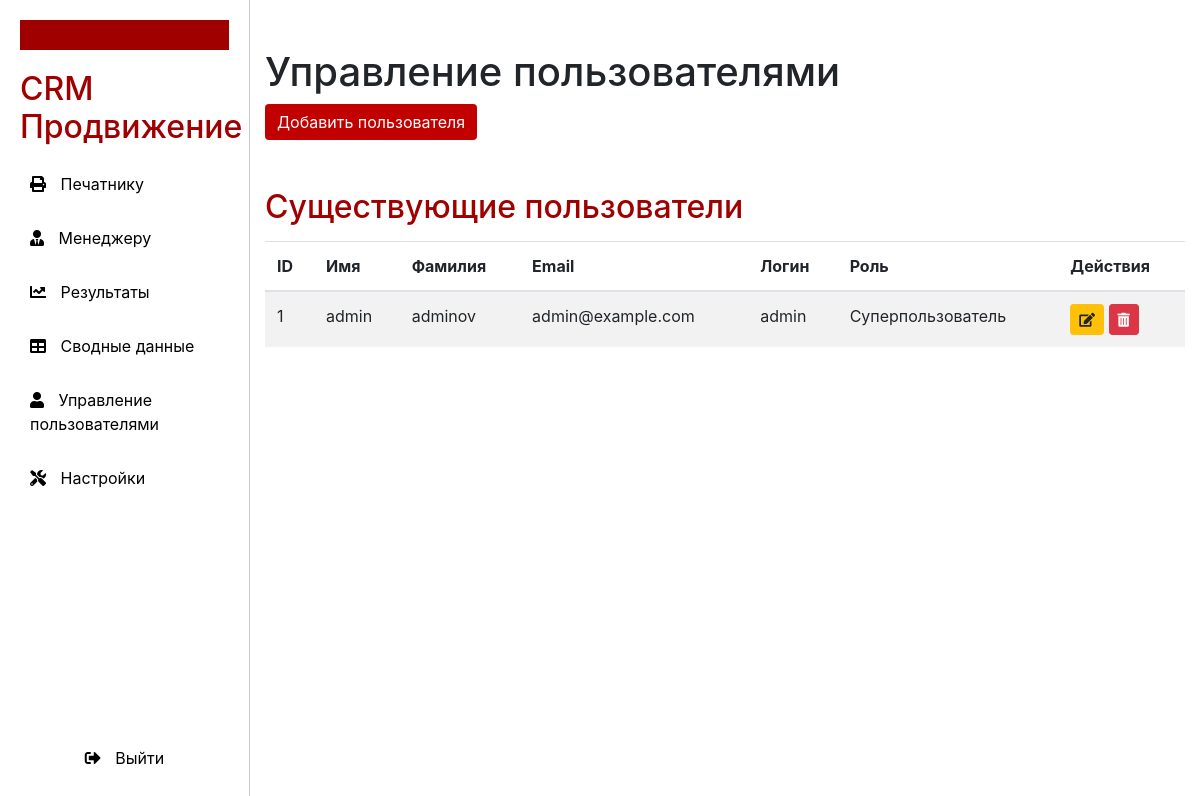
Page /admin/ (signed in) on the committed database.
### models.py (models this page shows)
class User(Base):
    __tablename__ = "users"
    id = Column(Integer, primary_key=True, index=True)
    name = Column(String, index=True)
    surname = Column(String, index=True)
    email = Column(String, unique=True, index=True)
    password = Column(String)
    login = Column(String, unique=True, index=True)
    role = Column(Enum(Role), index=True)

### admin.py (the view)
@router.get("/", response_class=HTMLResponse)
async def admin_page(request: Request, db: Session = Depends(get_db), current_user: User = Depends(get_current_user)):
    check_admin_access(current_user)  # Проверяем доступ
    users = db.query(User).all()
    return templates.TemplateResponse("admin.html", {
        "request": request,
        "users": users,
        "role": current_user.role.value  # Передаем роль пользователя
    })

### templates/admin.html (shortened to what this page needs)
{% extends "layout.html" %}
{% block admin %}
<div class="container">
    <h1 class="mt-5">Управление пользователями</h1>
<button type="button" class="btn custom-btn" data-toggle="modal" data-target="#addUserModal">
    Добавить пользователя
</button>
    <h2 class="mt-5">Существующие пользователи</h2>
    <table class="table table-striped">
        <thead>
            <tr>
                <th>ID</th>
                <th>Имя</th>
                <th>Фамилия</th>
                <th>Email</th>
                <th>Логин</th>
                <th>Роль</th>
                <th>Действия</th>
            </tr>
        </thead>
        <tbody>
            {% for user in users %}
            <tr>
                <td>{{ user.id }}</td>
                <td>{{ user.name }}</td>
                <td>{{ user.surname }}</td>
                <td>{{ user.email }}</td>
                <td>{{ user.login }}</td>
                <td>
                    {% if user.role == 'Суперпользователь' %}
                        Суперпользователь
                    {% elif user.role == 'Администратор' %}
                        Администратор
                    {% elif user.role == 'Менеджер' %}
                        Менеджер
                    {% elif user.role == 'Печатник' %}
                        Печатник
                    {% elif user.role == 'Гость' %}
                        Гость
                    {% else %}
                        Неизвестная роль
                    {% endif %}
                </td>
                <td>
                    <button class="btn btn-warning btn-sm" data-toggle="modal" data-target="#editModal{{ user.id }}"><i class="fas fa-edit"></i></button>
                    <form method="post" action="/admin/delete/{{ user.id }}" class="d-inline">
                        <button type="submit" class="btn btn-danger btn-sm">  <i class="fas fa-trash-alt"></i></button>
                    </form>
                </td>
            </tr>
            {% endfor %}
        </tbody>
    </table>
</div>
{% endblock %}

### templates/layout.html (style rules this page uses)
body { display: flex; min-height: 100vh; margin: 0; }

### templates/sidebar.html (style rules this page uses)
h2 { color: #a10000; margin: 0 0 15px; }

### templates/admin.html (style rules this page uses)
.custom-btn { background-color: #c30000; color: #fff; border: none; }

### rows in the picture
User: id "1", name "admin", surname "adminov", email "admin@example.com", login "admin", role "Суперпользователь"
